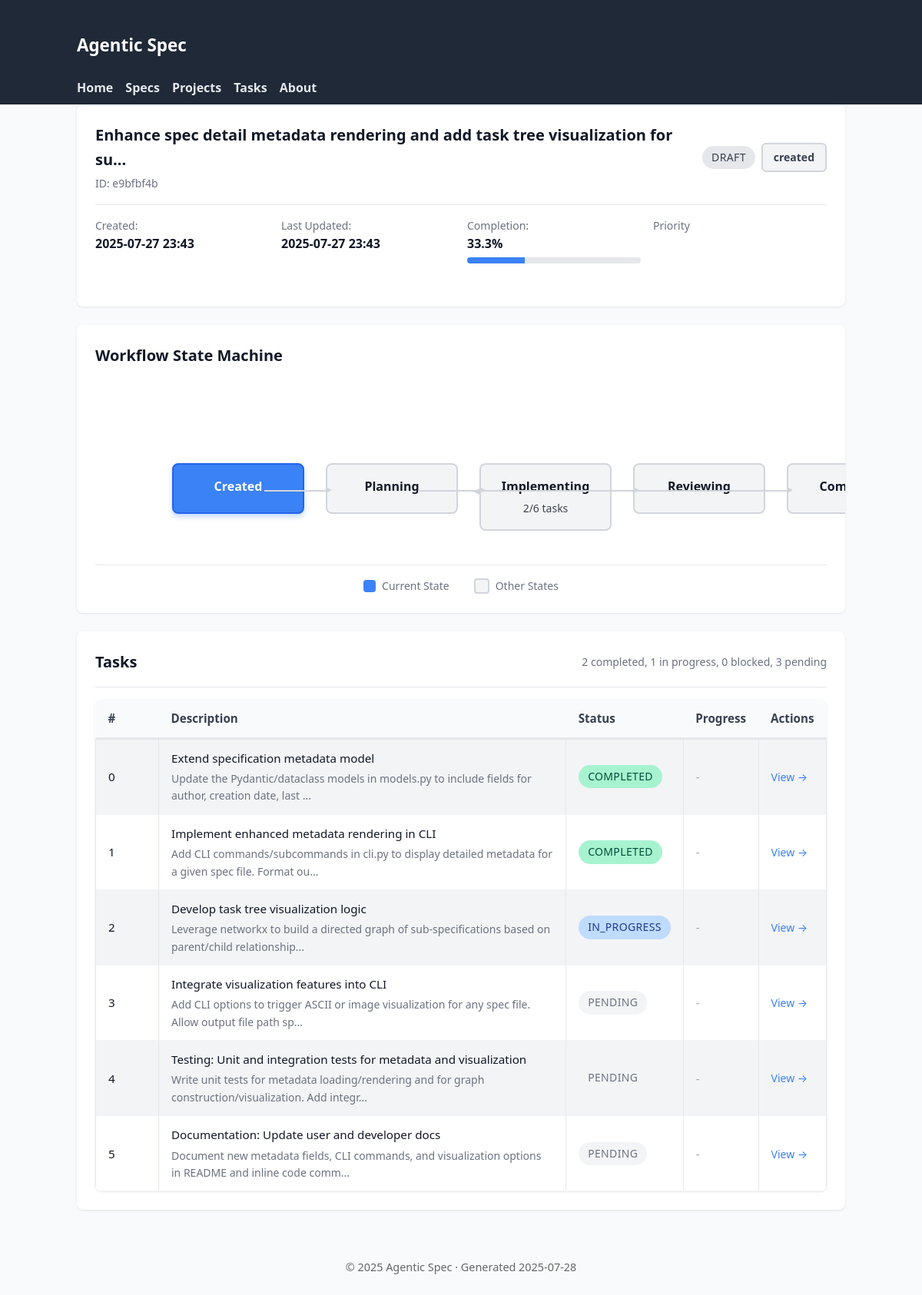
Before: /specs/e9bfbf4b with the older database file.
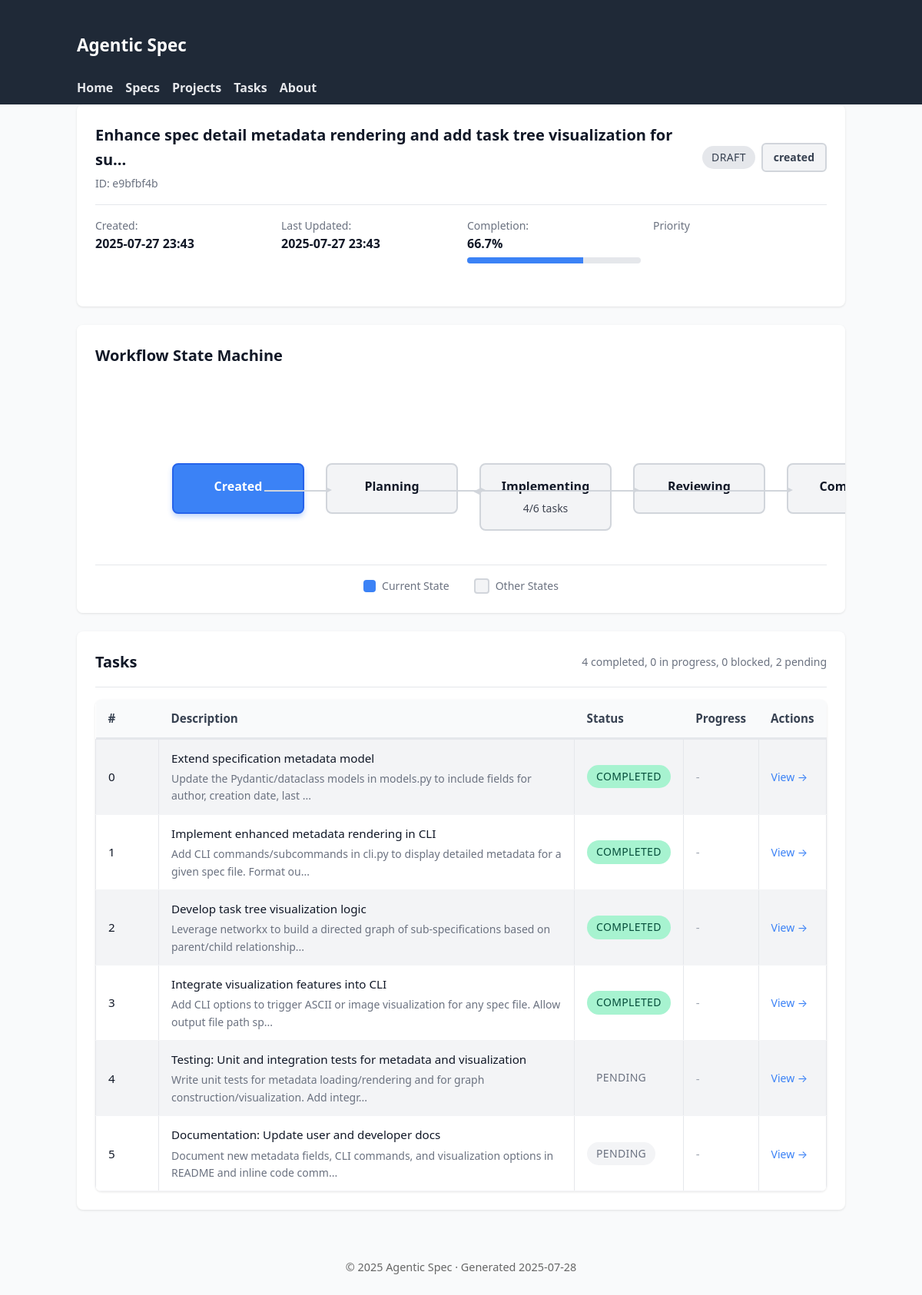
After: the same page with the newer database file.
### tables this page shows
CREATE TABLE specifications (
                id TEXT PRIMARY KEY,
                title TEXT NOT NULL,
                inherits TEXT DEFAULT '[]',
                created TIMESTAMP NOT NULL,
                updated TIMESTAMP NOT NULL,
                version TEXT NOT NULL,
                status TEXT NOT NULL,
                parent_spec_id TEXT,
                child_spec_ids TEXT DEFAULT '[]',
                context TEXT NOT NULL,
                requirements TEXT NOT NULL,
                review_notes TEXT DEFAULT '[]',
                context_parameters TEXT,
                -- Enhanced tracking fields
                workflow_status TEXT DEFAULT 'created',
                is_completed BOOLEAN DEFAULT FALSE,
                completed_at TIMESTAMP,
                last_accessed TIMESTAMP,
                completion_percentage REAL DEFAULT 0.0,
                priority INTEGER DEFAULT 5,
                -- Lifecycle timestamps
                reviewed_at TIMESTAMP,
                approved_at TIMESTAMP,
                implemented_at TIMESTAMP,
                -- Metadata tracking
                created_by TEXT DEFAULT 'system',
                last_updated_by TEXT DEFAULT 'system',
                tags TEXT DEFAULT '[]'
            );

CREATE TABLE tasks (
                id TEXT PRIMARY KEY,
                spec_id TEXT NOT NULL,
                step_index INTEGER NOT NULL,
                task TEXT NOT NULL,
                details TEXT NOT NULL,
                files TEXT NOT NULL,
                acceptance TEXT NOT NULL,
                estimated_effort TEXT NOT NULL,
                sub_spec_id TEXT,
                decomposition_hint TEXT,
                status TEXT DEFAULT 'pending',
                started_at TIMESTAMP,
                completed_at TIMESTAMP,
                time_spent_minutes INTEGER,
                completion_notes TEXT,
                blockers TEXT DEFAULT '[]',
                -- Enhanced tracking fields
                is_completed BOOLEAN DEFAULT FALSE,
                assigned_to TEXT DEFAULT 'unassigned',
                priority INTEGER DEFAULT 5,
                last_accessed TIMESTAMP,
                estimated_completion_date TIMESTAMP,
                actual_effort_minutes INTEGER,
                dependencies TEXT DEFAULT '[]',
                -- Lifecycle timestamps
                blocked_at TIMESTAMP,
                unblocked_at TIMESTAMP,
                approved_at TIMESTAMP,
                rejected_at TIMESTAMP,
                FOREIGN KEY (spec_id) REFERENCES specifications (id) ON DELETE CASCADE
            );

### agentic_spec/web_ui.py (the view)
@app.get("/specs/{spec_id}", response_class=HTMLResponse)
async def view_specification(request: Request, spec_id: str):
    async with await get_db_manager() as manager:
        spec = await manager.get_specification(spec_id)
        if not spec:
            raise HTTPException(status_code=404, detail="Specification not found")
        tasks = await manager.backend.get_tasks_for_spec(spec_id)
        total_tasks = len(tasks)
        completed_tasks = sum(
            1 for t in tasks if t.status in [TaskStatus.COMPLETED, TaskStatus.APPROVED]
        )
        completion_percentage = (
            (completed_tasks / total_tasks * 100) if total_tasks > 0 else 0
        )
        ctx = base_context(request, title=f"Spec {spec.id}")
        ctx.update(
            {
                "spec": spec,
                "tasks": tasks,
                "completion_percentage": completion_percentage,
            }
        )
        return templates.TemplateResponse("spec_detail.html", ctx)

### agentic_spec/web_templates/spec_detail.html (shortened to what this page needs)
{% extends 'base.html' %}
{% block content %}
<div class="card">
  <div class="card-header">
    <div>
      <h2 class="card-title">{{ spec.title[:80] }}{% if spec.title|length > 80 %}...{% endif %}</h2>
      <div class="card-subtitle">ID: {{ spec.id }}</div>
    </div>
    <div style="display: flex; gap: 0.5rem; align-items: center;">
      <span class="status-badge {{ spec.status.value }}">{{ spec.status.value }}</span>
      <span class="workflow-badge {{ spec.workflow_status.value }}">{{ spec.workflow_status.value }}</span>
    </div>
  </div>
  <div style="display: grid; grid-template-columns: repeat(auto-fit, minmax(200px, 1fr)); gap: 1rem; margin-bottom: 1.5rem;">
    <div>
      <div style="font-size: 0.875rem; color: #6b7280;">Created:</div>
      <div style="font-weight: 600;">{{ spec.created.strftime('%Y-%m-%d %H:%M') }}</div>
    </div>
    <div>
      <div style="font-size: 0.875rem; color: #6b7280;">Last Updated:</div>
      <div style="font-weight: 600;">{{ spec.updated.strftime('%Y-%m-%d %H:%M') }}</div>
    </div>
    <div>
      <div style="font-size: 0.875rem; color: #6b7280;">Completion:</div>
      <div style="font-weight: 600;">{{ "%.1f"|format(completion_percentage) }}%</div>
      <div class="progress-bar" style="margin-top: 0.25rem;">
        <div class="progress-fill" style="width: {{ completion_percentage }}%"></div>
      </div>
    </div>
    <div>
      <div style="font-size: 0.875rem; color: #6b7280;">Priority</div>
      <div style="font-weight: 600;">
        {% if spec.priority %}
        <span class="priority-indicator priority-{{ spec.priority.value }}"></span>
        {% else %}
        Normal
        {% endif %}
      </div>
    </div>
  </div>
</div>
<div class="state-machine-container">
  <h3 class="card-title" style="margin-bottom: 1.5rem;">Workflow State Machine</h3>
  <div id="state-machine" class="state-machine"></div>
  <div class="state-machine-legend">
    <div class="legend-item">
      <div class="legend-icon" style="background: #3b82f6;"></div>
      <span>Current State</span>
    </div>
    <div class="legend-item">
      <div class="legend-icon" style="background: #f3f4f6; border: 2px solid #d1d5db;"></div>
      <span>Other States</span>
    </div>
  </div>
</div>
<div class="card">
  <div class="card-header">
    <h3 class="card-title">Tasks</h3>
    <div id="task-summary" style="font-size: 0.875rem; color: #6b7280;"></div>
  </div>
  {% if tasks %}
  <table>
    <thead>
      <tr>
        <th style="width: 50px;">#</th>
        <th>Description</th>
        <th>Status</th>
        <th>Progress</th>
        <th>Actions</th>
      </tr>
    </thead>
    <tbody>
      {% for t in tasks %}
      <tr>
        <td>{{ t.step_index }}</td>
        <td>
          <a href="/tasks/{{ t.id }}">{{ t.task }}</a>
          {% if t.details %}
          <div class="card-subtitle">{{ t.details[:100] }}{% if t.details|length > 100 %}...{% endif %}</div>
          {% endif %}
        </td>
        <td>
          <span class="status-badge {{ t.status.value }}">{{ t.status.value }}</span>
        </td>
        <td>
          {% if t.progress_percentage %}
          <div class="progress-bar" style="width: 100px;">
            <div class="progress-fill" style="width: {{ t.progress_percentage }}%"></div>
          </div>
          {% else %}
          <span style="color: #9ca3af;">-</span>
          {% endif %}
        </td>
        <td>
          <a href="/tasks/{{ t.id }}" style="font-size: 0.875rem; color: #3b82f6;">View →</a>
        </td>
      </tr>
      {% endfor %}
    </tbody>
  </table>
  {% else %}
  <p style="color: #6b7280; text-align: center; padding: 2rem 0;">No tasks defined for this specification.</p>
  {% endif %}
</div>
{% endblock %}

### agentic_spec/web_templates/base.html (shortened to what this page needs)
<!DOCTYPE html>
<html lang="en">
<head>
    <link rel="stylesheet" href="/static/styles.css" />
</head>
<body>
    <header class="site-header" role="banner">
        <div class="container">
            <h1 class="logo"><a href="/">Agentic&nbsp;Spec</a></h1>
            <nav class="primary-nav" aria-label="Primary">
                <a href="/" class="nav-link">Home</a>
                <a href="/specs" class="nav-link">Specs</a>
                <a href="/projects" class="nav-link">Projects</a>
                <a href="/tasks" class="nav-link">Tasks</a>
                <a href="/about" class="nav-link">About</a>
            </nav>
        </div>
    </header>
    <main id="main-content" class="container" role="main">
        {% block content %}{% endblock %}
    </main>
    <footer class="site-footer" role="contentinfo">
        <div class="container">
            <p>&copy; {{ now().year }} Agentic Spec &middot; Generated {{ now().strftime('%Y-%m-%d') }}</p>
        </div>
    </footer>
</body>
</html>

### agentic_spec/web_templates/static/styles.css (style rules this page uses)
body { font-family: system-ui, -apple-system, Segoe UI, Roboto, Helvetica, Arial, sans-serif; margin: 0; background: #f9fafb; color: #111827; line-height: 1.6; }
.container { max-width: 1000px; margin: 0 auto; padding: 0 1rem; }
table { width: 100%; border-collapse: collapse; margin-top: 1rem; font-size: 0.95rem; }
th { background: #374151; color: #fff; padding: 8px; text-align: left; }
td { padding: 8px; border: 1px solid #e5e7eb; }
tbody tr:nth-child(odd) { background: #f3f4f6; }
.site-header { background: #1f2937; color: #fff; padding: 0.5rem 0; }
.logo a { color: #fff; text-decoration: none; font-size: 1.4rem; }
.primary-nav { display: flex; gap: 1rem; flex-wrap: wrap; margin-top: 0.5rem; }
.primary-nav .nav-link { color: #e5e7eb; text-decoration: none; font-weight: 600; }
table a { color: inherit; text-decoration: none; }
.status-badge { display: inline-flex; align-items: center; gap: 0.25rem; padding: 0.25rem 0.75rem; border-radius: 9999px; font-size: 0.875rem; font-weight: 500; text-transform: uppercase; letter-spacing: 0.025em; }
.status-badge.draft { background: #e5e7eb; color: #374151; }
.status-badge.pending { background: #f3f4f6; color: #6b7280; }
.status-badge.completed { background: #a7f3d0; color: #064e3b; }
.workflow-badge { display: inline-flex; align-items: center; gap: 0.375rem; padding: 0.375rem 0.875rem; border-radius: 0.375rem; font-size: 0.875rem; font-weight: 600; border: 2px solid transparent; }
.workflow-badge.created { background: #f3f4f6; color: #374151; border-color: #d1d5db; }
.progress-bar { width: 100%; height: 0.5rem; background: #e5e7eb; border-radius: 0.25rem; overflow: hidden; margin: 0.5rem 0; }
.progress-fill { height: 100%; background: #3b82f6; transition: width 0.3s ease; }
.card { background: #fff; border-radius: 0.5rem; box-shadow: 0 1px 3px rgba(0,0,0,0.1); padding: 1.5rem; margin-bottom: 1.5rem; }
.card-header { display: flex; justify-content: space-between; align-items: center; margin-bottom: 1rem; padding-bottom: 1rem; border-bottom: 1px solid #e5e7eb; }
.card-title { font-size: 1.25rem; font-weight: 600; color: #111827; margin: 0; }
.card-subtitle { font-size: 0.875rem; color: #6b7280; margin-top: 0.25rem; }
table { width: 100%; border-collapse: collapse; margin-top: 1rem; font-size: 0.95rem; background: #fff; border-radius: 0.5rem; overflow: hidden; box-shadow: 0 1px 3px rgba(0,0,0,0.1); }
th { background: #f9fafb; color: #374151; padding: 0.75rem 1rem; text-align: left; font-weight: 600; border-bottom: 2px solid #e5e7eb; }
td { padding: 0.75rem 1rem; border-bottom: 1px solid #f3f4f6; }
.priority-indicator { display: inline-block; width: 0.5rem; height: 0.5rem; border-radius: 50%; margin-right: 0.5rem; }
.state-machine-container { background: #fff; border-radius: 0.5rem; box-shadow: 0 1px 3px rgba(0,0,0,0.1); padding: 1.5rem; margin: 1.5rem 0; overflow-x: auto; }
.state-machine { position: relative; min-height: 200px; width: 100%; min-width: 600px; }
.state-machine-legend { display: flex; gap: 2rem; justify-content: center; margin-top: 2rem; padding-top: 1rem; border-top: 1px solid #e5e7eb; }
.legend-item { display: flex; align-items: center; gap: 0.5rem; font-size: 0.875rem; color: #6b7280; }
.legend-icon { width: 1rem; height: 1rem; border-radius: 0.25rem; }
.site-footer { margin-top: 2rem; font-size: 0.9rem; color: #666; text-align: center; padding: 1rem 0; }

Changed rows visible on the page:
changed tasks "Develop task tree visualization logic": status "in_progress" → "completed" (drawn); status.value "IN_PROGRESS" → "COMPLETED"
changed tasks "Integrate visualization features into CLI": status "pending" → "completed" (drawn); status.value "PENDING" → "COMPLETED"
Other visible differences:
{{ "%.1f"|format(completion_percentage) }}: "33.3" → "66.7"
{{ completion_percentage }}: 33.33333333333333 → 66.66666666666666 (drawn)
text written by a page script: "Created Planning Implementing 2/6 tasks Reviewing Completed" → "Created Planning Implementing 4/6 tasks Reviewing Completed"
text written by a page script: "2 completed, 1 in progress, 0 blocked, 3 pending" → "4 completed, 0 in progress, 0 blocked, 2 pending"
